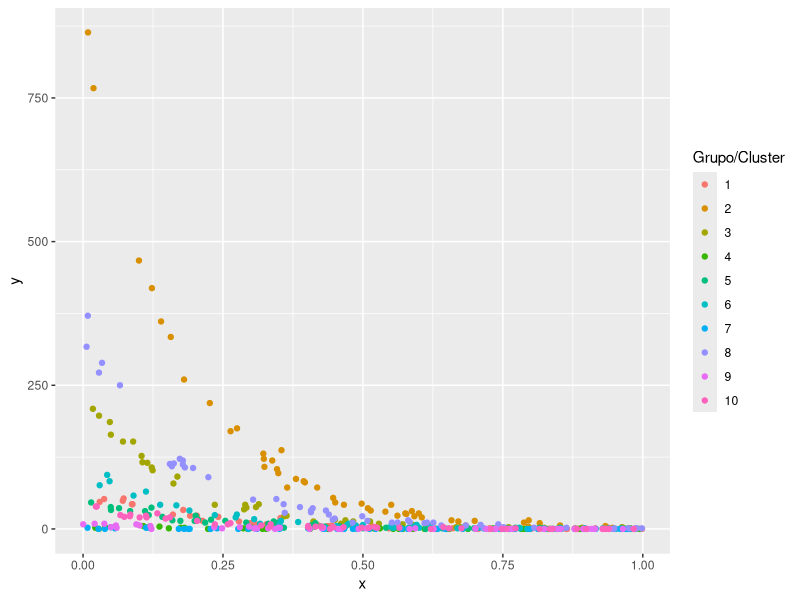

The R source for this figure:
## ---- chunk 1
ni <- 50
G <- 10
nobs <- ni * G
grupo <- factor(rep(x=1:G, each=ni))
obs <- rep(x=1:ni, times=G)
set.seed(1234567)
x <- runif(n=nobs, min=0, max=1)
set.seed(1234567)
b0 <- rnorm(n=G, mean=0, sd=sqrt(4)) # Intercepto aleatorio
b0 <- rep(x=b0, each=ni)               # El mismo intercepto aleatorio pero repetido
media <- exp(4 - 6 * x + b0)
set.seed(1234567)
y <- rpois(n=nobs, lambda=media)
datos <- data.frame(obs, grupo, b0, x, media, y)
## ---- chunk 2
library(rmarkdown)
paged_table(datos, options = list(rows.print = 6))
## ---- chunk 3
library(ggplot2)
ggplot(datos, aes(x, y, color=grupo) ) + 
  geom_point() + 
  labs(colour="Grupo/Cluster")
